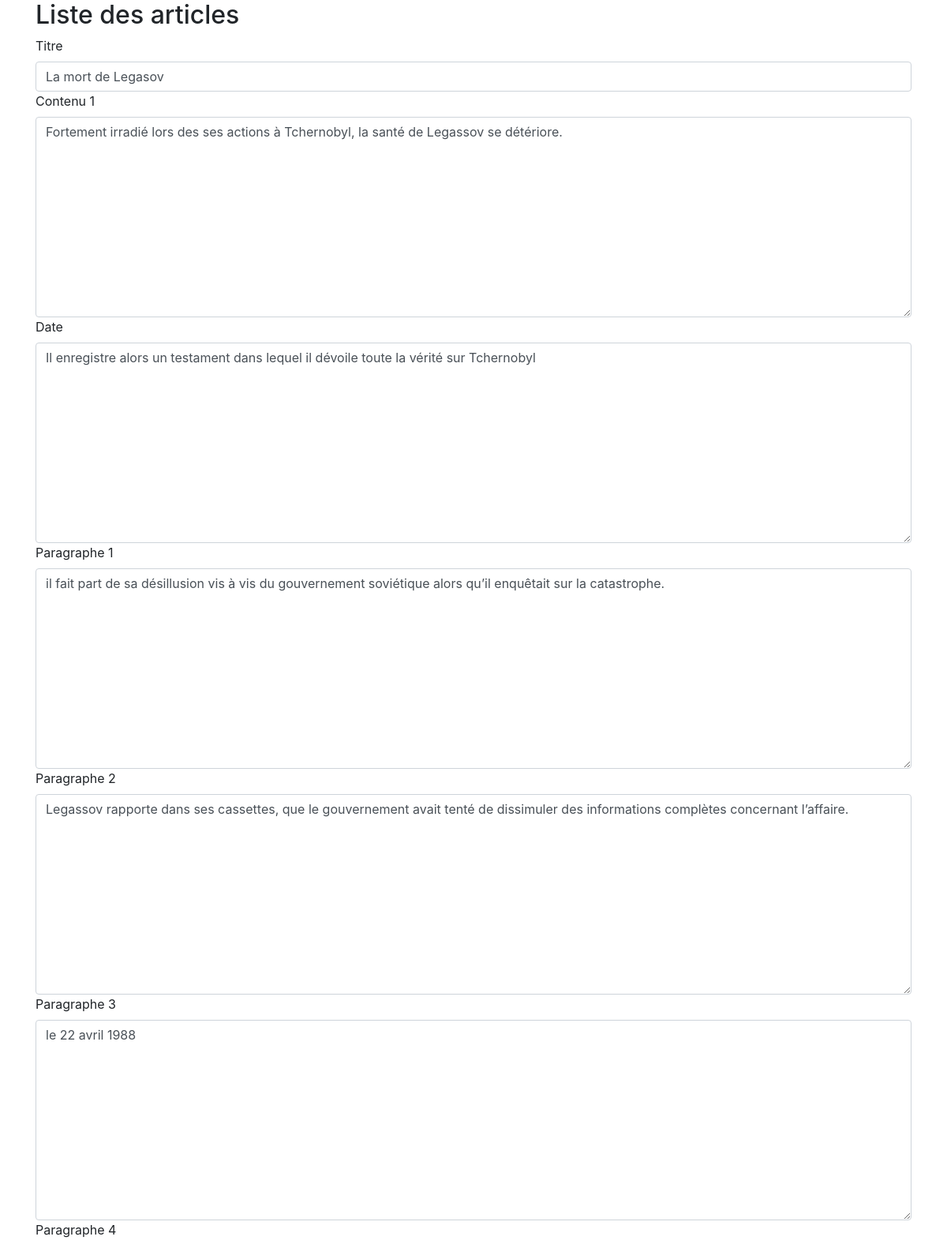
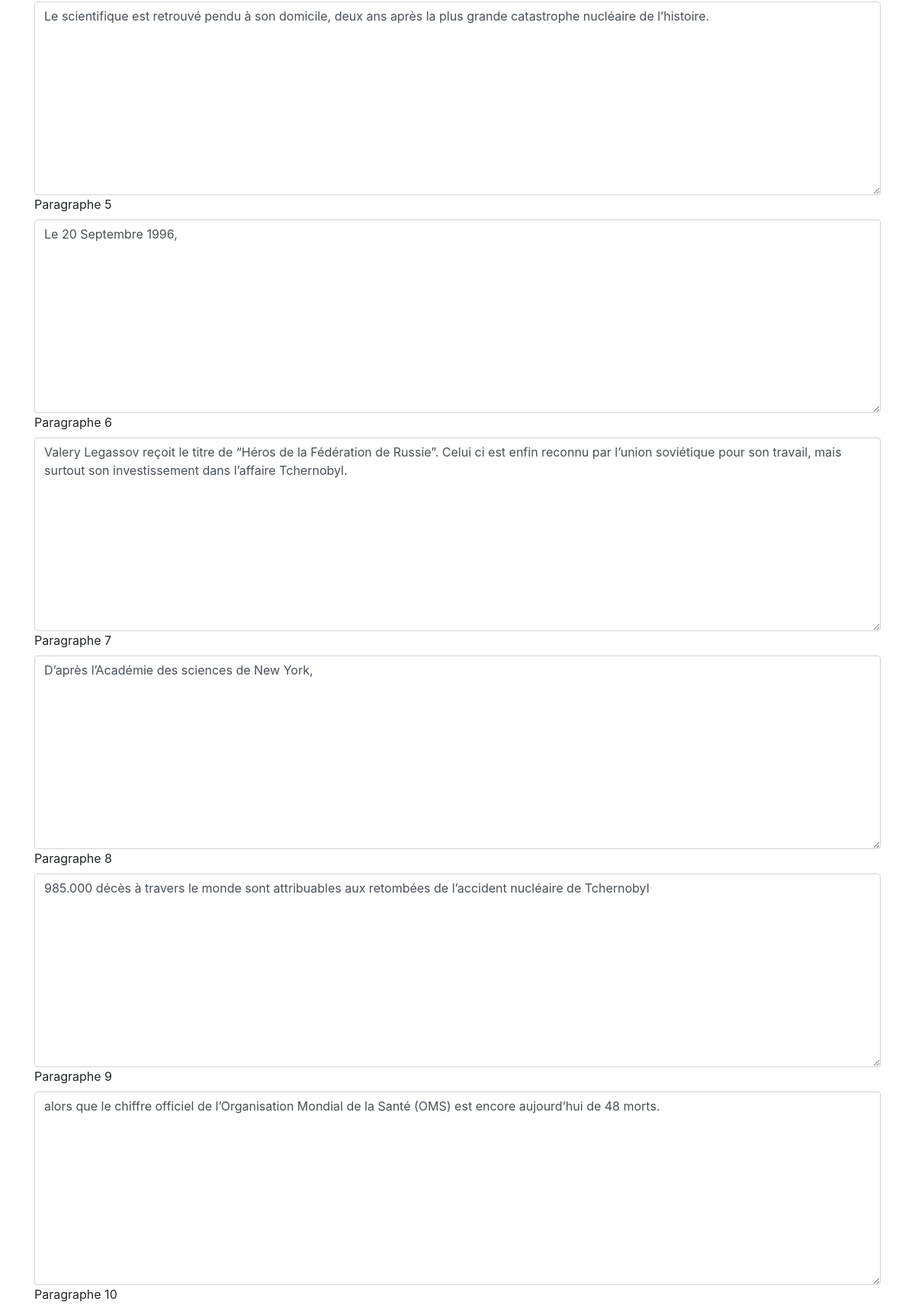
The app's page /admin/addPost.php?modify&id=26 (upper part) with its own data (2 pictures, top to bottom).
### tables this page shows
CREATE TABLE `articles` (
  `id` int(11) NOT NULL,
  `title` varchar(255) NOT NULL,
  `content` longtext NOT NULL,
  `date` datetime NOT NULL DEFAULT CURRENT_TIMESTAMP,
  `date_article` mediumtext,
  `paragraph_one` varchar(255) DEFAULT NULL,
  `paragraph_two` longtext,
  `paragraph_three` longtext,
  `paragraph_four` longtext,
  `paragraph_five` longtext,
  `paragraph_six` longtext,
  `paragraph_seven` longtext,
  `paragraph_eight` longtext,
  `paragraph_nine` longtext,
  `paragraph_ten` longtext,
  `paragraph_eleven` longtext,
  `paragraph_twelve` longtext,
  `paragraph_thirteen` longtext
);

### admin/inc/bootstrap.php (called while the page is built, shortened)
<?php
require __DIR__ . '/classes/post.php';
$post = new Post();

### admin/inc/classes/post.php (called while the page is built, shortened)
<?php
    class Post {
    public function getOne(PDO $con, $id)  {
        $req =  $con->query('SELECT * FROM articles WHERE id=' . $id);
        return $req->fetch(PDO::FETCH_ASSOC);
    }
}
?>

### admin/addPost.php (the view, shortened to what this page needs)
<!DOCTYPE html>
<html lang="en">
<head>
  <link rel="stylesheet" href="https://stackpath.bootstrapcdn.com/bootstrap/4.3.1/css/bootstrap.min.css">
</head>
<body>
  <div class="container">
  <h2>Liste des articles</h2>
<?php
require __DIR__ . '/inc/bootstrap.php';
    if(isset($_GET['modify'])) {
        $currentPost = $post->getOne($pdo, $_GET['id']);
    ?>
      <article class="post">
        <div class="form-group">
        <form action="addPost.php?id=<?= $currentPost['id']; ?>" method="post">
          <label class="createLabel" for="title">Titre</label>
          <input class="form-control" type="text" name="title" value="<?= $currentPost['title']?>">
          <label class="createLabel" for="content">Contenu 1</label>
          <textarea class="form-control" name="content" id="content" cols="60" rows="10"><?= $currentPost['content']?></textarea>
          <label class="createLabel" for="date_article">Date</label>
          <textarea class="form-control" name="date_article" id="content" cols="60" rows="10"><?= $currentPost['date_article']?></textarea>
          <label class="createLabel" for="paragraph_one">Paragraphe 1</label>
          <textarea class="form-control" name="paragraph_one" id="content" cols="60" rows="10"><?= $currentPost['paragraph_one']?></textarea>
          <label class="createLabel" for="paragraph_two">Paragraphe 2</label>
          <textarea class="form-control" name="paragraph_two" id="content" cols="60" rows="10"><?= $currentPost['paragraph_two']?></textarea>
          <label class="createLabel" for="paragraph_three">Paragraphe 3</label>
          <textarea class="form-control" name="paragraph_three" id="content" cols="60" rows="10"><?= $currentPost['paragraph_three']?></textarea>
          <label class="createLabel" for="paragraph_four">Paragraphe 4</label>
          <textarea class="form-control" name="paragraph_four" id="content" cols="60" rows="10"><?= $currentPost['paragraph_four']?></textarea>
          <label class="createLabel" for="paragraph_five">Paragraphe 5</label>
          <textarea class="form-control" name="paragraph_five" id="content" cols="60" rows="10"><?= $currentPost['paragraph_five']?></textarea>
          <label class="createLabel" for="paragraph_six">Paragraphe 6</label>
          <textarea class="form-control" name="paragraph_six" id="content" cols="60" rows="10"><?= $currentPost['paragraph_six']?></textarea>
          <label class="createLabel" for="paragraph_seven">Paragraphe 7</label>
          <textarea class="form-control" name="paragraph_seven" id="content" cols="60" rows="10"><?= $currentPost['paragraph_seven']?></textarea>
          <label class="createLabel" for="paragraph_eight">Paragraphe 8</label>
          <textarea class="form-control" name="paragraph_eight" id="content" cols="60" rows="10"><?= $currentPost['paragraph_eight']?></textarea>
          <label class="createLabel" for="paragraph_nine">Paragraphe 9</label>
          <textarea class="form-control" name="paragraph_nine" id="content" cols="60" rows="10"><?= $currentPost['paragraph_nine']?></textarea>
          <label class="createLabel" for="paragraph_ten">Paragraphe 10</label>
        </form>
        </div>
      </article>
    <?php
    }
    ?>
    </div>
</body>
</html>

### records on screen
articles: title "La mort de Legasov", content "Fortement irradié lors des ses actions à Tchernobyl, la santé de Legassov se détériore.", date_article "Il enregistre alors un testament dans lequel il dévoile toute la vérité sur Tchernobyl", paragraph_one "il fait part de sa désillusion vis à vis du gouvernement soviétique alors qu’il enquêtait sur la catastrophe.", paragraph_two "Legassov rapporte dans ses cassettes, que le gouvernement avait tenté de dissimuler des informations complètes concernant l’affaire.", paragraph_three "le 22 avril 1988", paragraph_four "Le scientifique est retrouvé pendu à son domicile, deux ans après la plus grande catastrophe nucléaire de l’histoire.", paragraph_five "Le 20 Septembre 1996,", paragraph_six "Valery Legassov reçoit le titre de “Héros de la Fédération de Russie”. Celui ci est enfin reconnu par l’union soviétique pour son travail, mais surtout son investissement dans l’affaire Tchernobyl.", paragraph_seven "D’après l’Académie des sciences de New York,", paragraph_eight "985.000 décès à travers le monde sont attribuables aux retombées de l’accident nucléaire de Tchernobyl", paragraph_nine "alors que le chiffre officiel de l’Organisation Mondial de la Santé (OMS) est encore aujourd’hui de 48 morts."
